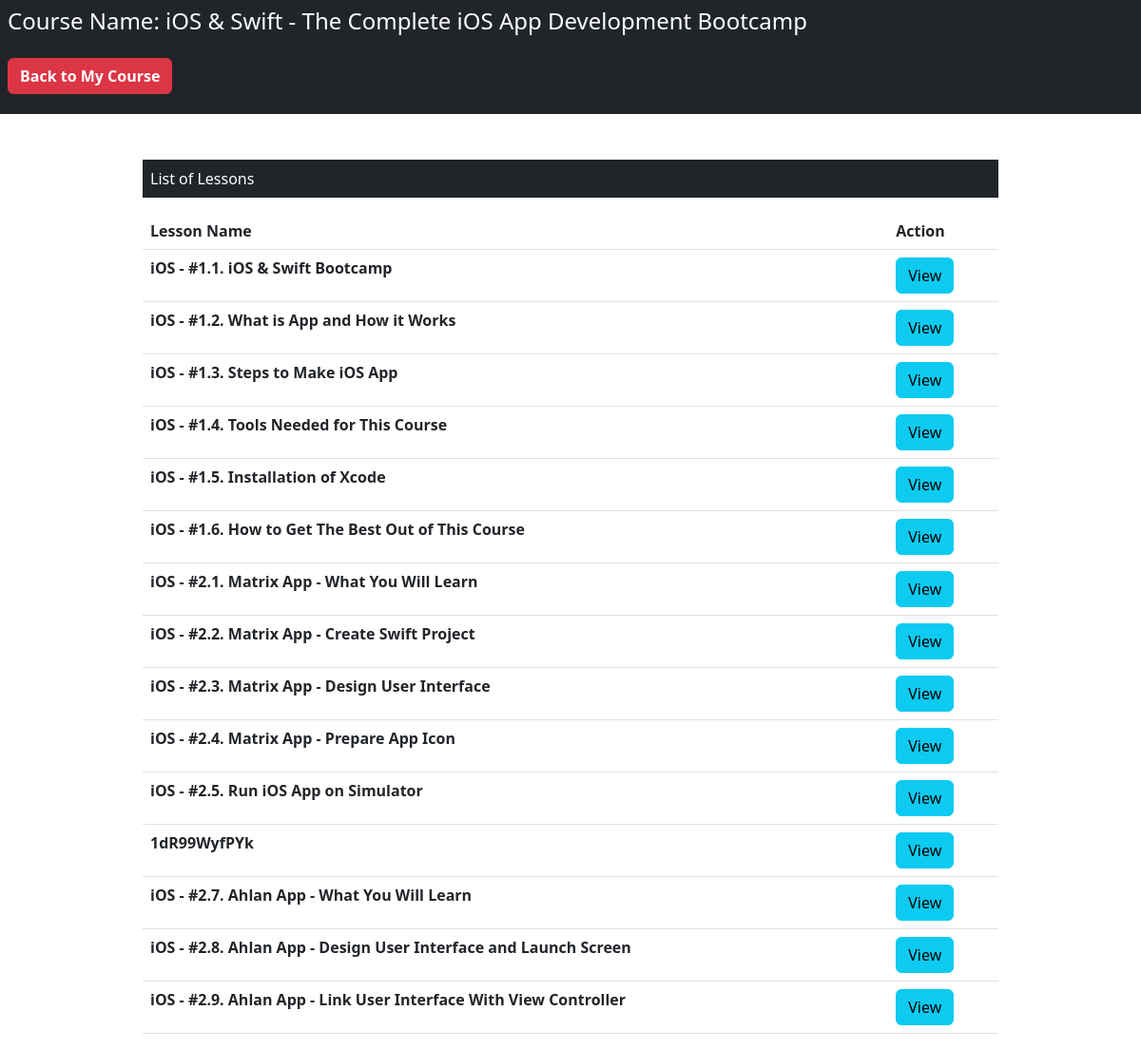
Screenshot of /Users/WatchList.php?course_id=9 (signed in) with the database file from the repository.
### tables this page shows
CREATE TABLE `course` (
  `course_id` int(11) NOT NULL,
  `course_name` text NOT NULL,
  `course_desc` text NOT NULL,
  `course_author` varchar(255) NOT NULL,
  `course_img` text NOT NULL,
  `course_duration` int(11) NOT NULL,
  `course_price` float NOT NULL,
  `course_lessons` int(11) NOT NULL
);

CREATE TABLE `lesson` (
  `lesson_id` int(11) NOT NULL,
  `lesson_name` text NOT NULL,
  `lesson_link` text NOT NULL,
  `course_id` int(11) NOT NULL,
  `course_name` text NOT NULL
);

### Users/WatchList.php (the view, shortened to what this page needs)
<?php
include_once("../DB_Files/db.php");
?>
<link rel="stylesheet" href="CSS/watchcourse.css">
<link rel="stylesheet" href="../bootstrap/css/bootstrap.min.css">
<body>
    <?php
    if (isset($_GET['course_id'])) {
        $course_id = $_GET['course_id'];
        $sql = "SELECT * FROM course WHERE course_id='$course_id'";
        $result = $conn->query($sql);
        $row = $result->fetch_assoc();
    }
    ?>
    <div style="height: 120px;" class="container-fluid bg-dark p-2">
        <h4 class="text-white">Course Name: <?php echo $row['course_name']  ?></h4>
        <a href="MyCourse.php" class="btn fw-bolder btn-danger float-start mt-3">Back to My Course</a>
    </div>
    <div class="col-sm-9 mt-5 m-auto">
        <p class="bg-dark text-white p-2">List of Lessons</p>
        <?php
        $course_id = $_GET['course_id'];
        $sql = "SELECT * FROM lesson WHERE course_id='$course_id'";
        $result = $conn->query($sql);
        if ($result->num_rows > 0) {
        ?>
            <table class="table">
                <thead>
                    <tr>
                        <th class="text-dark fw-bolder" scope="col">Lesson Name</th>
                        <th class="text-dark fw-bolder" scope="col">Action</th>
                    </tr>
                </thead>
                <tbody>
                    <?php while ($row = $result->fetch_assoc()) {
                        echo '<tr>';
                        echo '<td class="text-dark fw-bolder">' . $row['lesson_name'] . '</td>';
                        echo '<td>';
                        echo '
                <form action="Watch.php" method="POST" class="d-inline">
                <input type="hidden" name="link" value=' . $row['lesson_link'] . '>
                <button type="submit" class="btn btn-info mr-3" name="view" value="View">View</button>
                </form>
                </td>
            </tr>';
                    } ?>
                </tbody>
            </table>
        <?php } else {
            echo "<p class='text-dark p-2 fw-bolder'>Lessons Not Found. </p>";
        }
        ?>
    </div>
</body>

### Users/CSS/watchcourse.css (style rules this page uses)
body { font-family: 'IBM Plex Sans Arabic', sans-serif; }

### rows the page displays
course: course_name "iOS & Swift - The Complete iOS App Development Bootcamp"
lesson: lesson_name "iOS - #1.1. iOS & Swift Bootcamp"
lesson: lesson_name "iOS - #1.2. What is App and How it Works"
lesson: lesson_name "iOS - #1.3. Steps to Make iOS App"
lesson: lesson_name "iOS - #1.4. Tools Needed for This Course"
lesson: lesson_name "iOS - #1.5. Installation of Xcode"
lesson: lesson_name "iOS - #1.6. How to Get The Best Out of This Course"
lesson: lesson_name "iOS - #2.1. Matrix App - What You Will Learn"
lesson: lesson_name "iOS - #2.2. Matrix App - Create Swift Project"
lesson: lesson_name "iOS - #2.3. Matrix App - Design User Interface"
lesson: lesson_name "iOS - #2.4. Matrix App - Prepare App Icon"
lesson: lesson_name "iOS - #2.5. Run iOS App on Simulator"
lesson: lesson_name "1dR99WyfPYk"
lesson: lesson_name "iOS - #2.7. Ahlan App - What You Will Learn"
lesson: lesson_name "iOS - #2.8. Ahlan App - Design User Interface and Launch Screen"
lesson: lesson_name "iOS - #2.9. Ahlan App - Link User Interface With View Controller"
